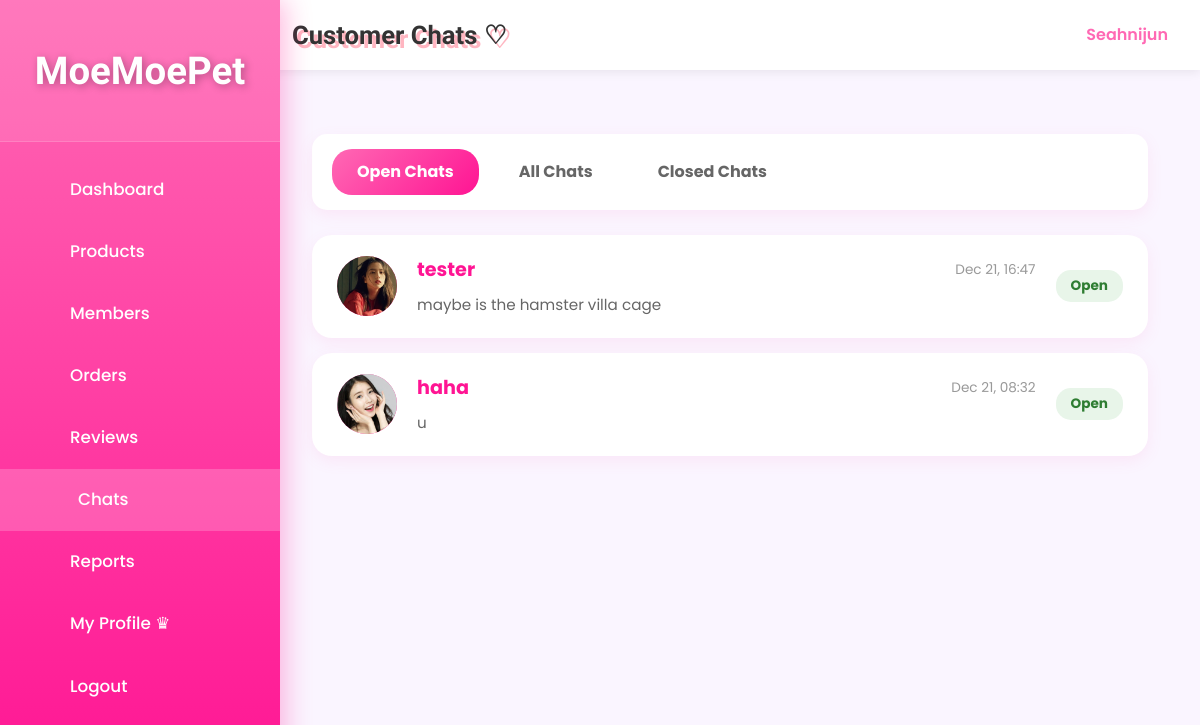
Page /admin/chat_list.php (signed in) on the earlier database version.
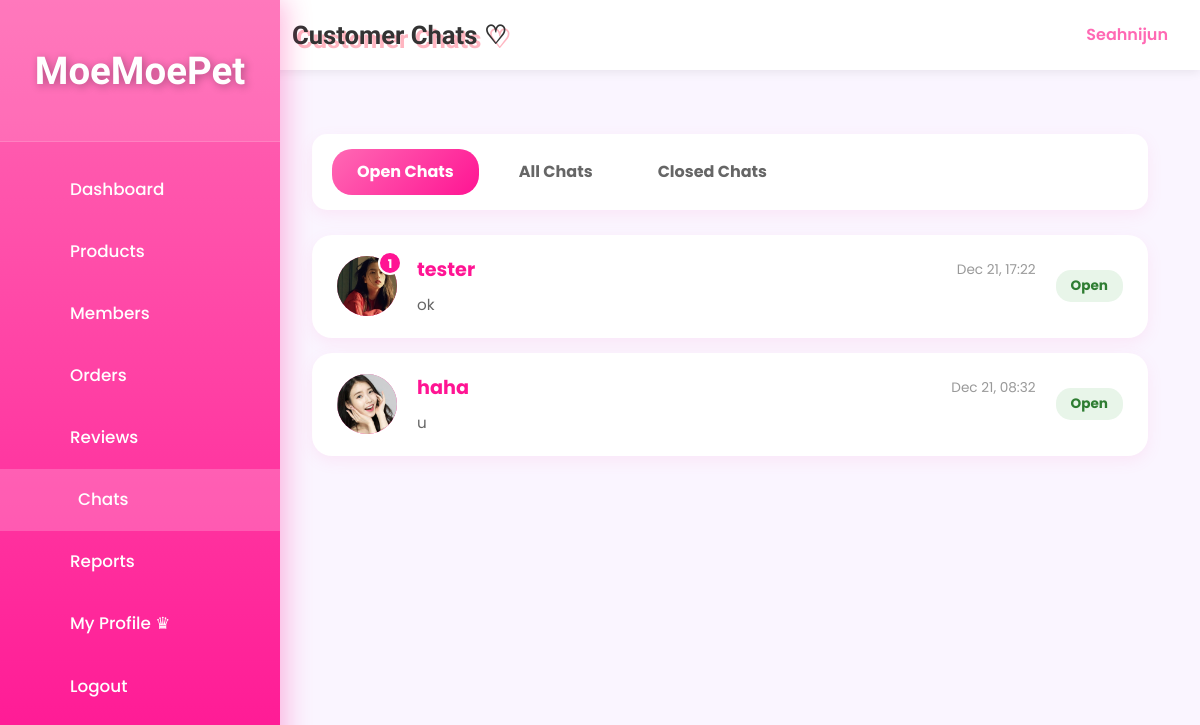
Same page on the later database version.
### tables this page shows
CREATE TABLE `chat_conversations` (
  `conversation_id` int(11) NOT NULL,
  `user_id` int(11) NOT NULL,
  `admin_id` int(11) DEFAULT NULL,
  `status` enum('open','closed') DEFAULT 'open',
  `created_at` datetime DEFAULT current_timestamp(),
  `updated_at` datetime DEFAULT current_timestamp() ON UPDATE current_timestamp()
);

CREATE TABLE `users` (
  `id` int(11) NOT NULL,
  `username` varchar(50) NOT NULL,
  `email` varchar(100) NOT NULL,
  `phone` varchar(20) NOT NULL,
  `home_address` varchar(255) NOT NULL,
  `password` varchar(255) NOT NULL,
  `reset_token` varchar(255) DEFAULT NULL,
  `reset_token_expiry` datetime DEFAULT NULL,
  `role` enum('member','admin') NOT NULL DEFAULT 'member',
  `created_at` datetime DEFAULT current_timestamp(),
  `profile_pic` varchar(255) DEFAULT NULL,
  `locked` tinyint(1) DEFAULT 0,
  `lock_reason` varchar(255) DEFAULT NULL,
  `locked_at` datetime DEFAULT NULL
);

### _base.php (called while the page is built, shortened)
<?php
function get($key, $value = null) {
    $value = $_GET[$key] ?? $value;
    return is_array($value) ? array_map('trim', $value) : trim($value);
}
function encode($value) {
    return htmlentities($value);
}
?>

### admin/chat_list.php (the view, shortened to what the changed rows need)
<?php
require '../_base.php';
$filter = get('filter', 'open');
$where = '1=1';
if ($filter === 'open') {
    $where = "c.status = 'open'";
} elseif ($filter === 'closed') {
    $where = "c.status = 'closed'";
}
$sql = "
    SELECT c.*, u.username, u.profile_pic,
           (SELECT COUNT(*) FROM chat_messages
            WHERE conversation_id = c.conversation_id
              AND sender_type = 'member'
              AND is_read = 0) as unread_count,
           (SELECT message FROM chat_messages
            WHERE conversation_id = c.conversation_id
            ORDER BY created_at DESC LIMIT 1) as last_message,
           (SELECT created_at FROM chat_messages
            WHERE conversation_id = c.conversation_id
            ORDER BY created_at DESC LIMIT 1) as last_message_time
    FROM chat_conversations c
    JOIN users u ON c.user_id = u.id
    WHERE $where
    ORDER BY c.updated_at DESC
";
$conversations = $_db->query($sql)->fetchAll();
?>
<!DOCTYPE html>
<html lang="en">
<head>
    <link rel="stylesheet" href="/css/app.css">
</head>
<body>
<div class="admin-layout">
    <aside class="admin-sidebar">
        <div class="logo"><h2>MoeMoePet</h2></div>
    </aside>
    <main class="admin-main">
        <header class="admin-header">
            <h1>Customer Chats ♡</h1>
        </header>
        <div class="chat-list-container">
            <?php if (empty($conversations)): ?>
                <div class="empty-state">
                    <div class="empty-state-icon">💬</div>
                    <p style="font-size: 1.2rem;">No conversations yet~</p>
                    <p>Customer chats will appear here ♡</p>
                </div>
            <?php else: ?>
                <?php foreach ($conversations as $conv): ?>
                    <a href="chat_admin.php?id=<?= $conv->conversation_id ?>" class="conversation-card">
                        <div class="conversation-avatar">
                            <?php if ($conv->profile_pic && file_exists('../' . $conv->profile_pic)): ?>
                                <img src="/<?= encode($conv->profile_pic) ?>" alt="<?= encode($conv->username) ?>">
                            <?php else: ?>
                                <?= strtoupper(substr($conv->username, 0, 1)) ?>
                            <?php endif; ?>
                            <?php if ($conv->unread_count > 0): ?>
                                <span class="unread-badge"><?= $conv->unread_count ?></span>
                            <?php endif; ?>
                        </div>
                        <div class="conversation-info">
                            <div class="conversation-header">
                                <span class="conversation-name"><?= encode($conv->username) ?></span>
                                <span class="conversation-time">
                                    <?= $conv->last_message_time ? date('M d, H:i', strtotime($conv->last_message_time)) : date('M d, H:i', strtotime($conv->created_at)) ?>
                                </span>
                            </div>
                            <div class="conversation-last-message">
                                <?= $conv->last_message ? encode($conv->last_message) : 'No messages yet' ?>
                            </div>
                        </div>
                        <span class="conversation-status status-<?= $conv->status ?>">
                            <?= ucfirst($conv->status) ?>
                        </span>
                    </a>
                <?php endforeach; ?>
            <?php endif; ?>
        </div>
    </main>
</div>
</body>
</html>

Differences in the rows shown:
changed chat_conversations "tester": unread_count (not shown) → "1"; last_message_time "Dec 21, 16:47" → "Dec 21, 17:22"; last_message "maybe is the hamster villa cage" → "ok"
